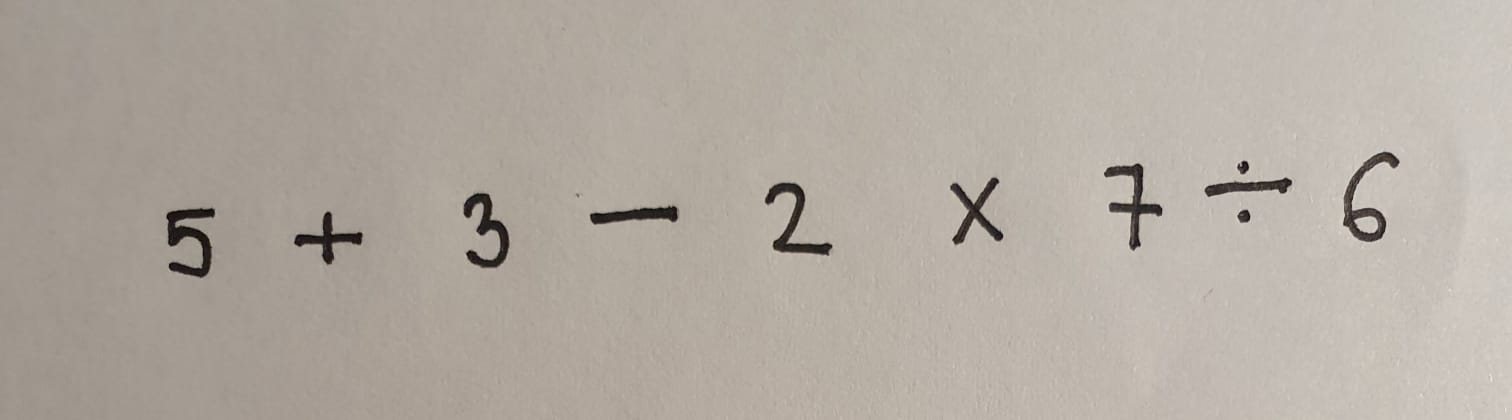
#> input picture examples/test.jpeg, 1512 x 420 px
$ python -i utils.py   (imports and definitions only)
#> lines starting #> are read from the running program, lines starting #| are printed output that depends on the picture; after the words box and inside, x2 and y2 are one past the last pixel; in counts of white or black regions, pixels touching at a corner belong together
from scipy import ndimage
import cv2 as cv
import numpy as np
import math

def getBestShift(img):
    cy, cx = ndimage.measurements.center_of_mass(img)

    rows, cols = img.shape
    shiftx = np.round(cols / 2.0 - cx).astype(int)
    shifty = np.round(rows / 2.0 - cy).astype(int)

    return shiftx, shifty


def shift(img, sx, sy):
    rows, cols = img.shape
    M = np.float32([[1, 0, sx], [0, 1, sy]])
    shifted = cv.warpAffine(img, M, (cols, rows))
    return shifted


def prep_img(img):
    img = cv.resize(255 - img, (28, 28))
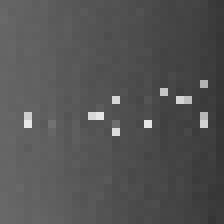
#> img: shape (28, 28) (shown 8 times larger); min 52, max 231, mean 83.2
    # better black and white version
    thresh, img = cv.threshold(img, 128, 255, cv.THRESH_BINARY | cv.THRESH_OTSU)
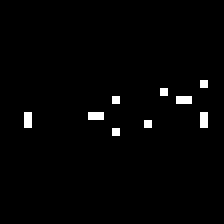
#> img: shape (28, 28) (shown 8 times larger); 1.7% white in thin lines or dots, all inside (x1, y1, x2, y2) = (3, 10, 26, 17)
#> thresh = 113

    while np.sum(img[0]) == 0:
        img = img[1:]
#> this loop made 10 passes
#> pass 1, in prep_img, `img = img[1:]`:
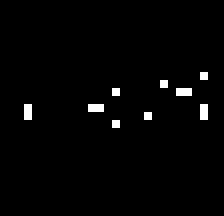
#> img: shape (27, 28) (shown 8 times larger); 1.7% white in thin lines or dots, all inside (x1, y1, x2, y2) = (3, 9, 26, 16)
#> pass 2, in prep_img, `img = img[1:]`:
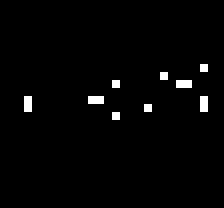
#> img: shape (26, 28) (shown 8 times larger); 1.8% white in thin lines or dots, all inside (x1, y1, x2, y2) = (3, 8, 26, 15)
#> pass 3, in prep_img, `img = img[1:]`:
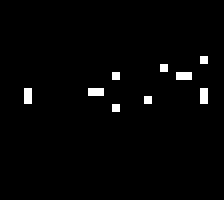
#> img: shape (25, 28) (shown 8 times larger); 1.9% white in thin lines or dots, all inside (x1, y1, x2, y2) = (3, 7, 26, 14)

    while np.sum(img[:, 0]) == 0:
        img = np.delete(img, 0, 1)
#> this loop made 3 passes

    while np.sum(img[-1]) == 0:
        img = img[:-1]
#> this loop made 11 passes

    while np.sum(img[:, -1]) == 0:
        img = np.delete(img, -1, 1)
#> this loop made 2 passes

    rows, cols = img.shape
#> rows = 7; cols = 23

    if rows > cols:
        factor = 20.0 / rows
        rows = 20
        cols = int(round(cols * factor))
        # first cols than rows
        img = cv.resize(img, (cols, rows))
    else:
        factor = 20.0 / cols
#> factor = 0.87
        cols = 20
        rows = int(round(rows * factor))
#> rows = 6
        # first cols than rows
        img = cv.resize(img, (cols, rows))

    cols_padding = (int(math.ceil((28 - cols) / 2.0)), int(math.floor((28 - cols) / 2.0)))
    rows_padding = (int(math.ceil((28 - rows) / 2.0)), int(math.floor((28 - rows) / 2.0)))
#> rows_padding = (11, 11)
    img = np.lib.pad(img, (rows_padding, cols_padding), 'constant')
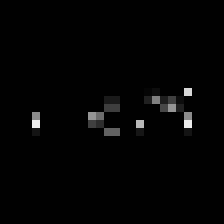
#> img: shape (28, 28) (shown 8 times larger); min 0, max 236, mean 3.2

    shiftx, shifty = getBestShift(img)
#> in getBestShift, `cy, cx = ndimage.measurements.center_of_mass(img)`: cy = 13.82; cx = 15.75
#> in getBestShift, `shiftx = np.round(cols / 2.0 - cx).astype(int)`: shiftx = -2
#> in getBestShift, `shifty = np.round(rows / 2.0 - cy).astype(int)`: shifty = 0
#> shiftx = -2; shifty = 0
    img = shift(img, shiftx, shifty)
#> in shift, `M = np.float32([[1, 0, sx], [0, 1, sy]])`: M = [[1, 0, -2], [0, 1, 0]]
#> in shift, `shifted = cv.warpAffine(img, M, (cols, rows))`:
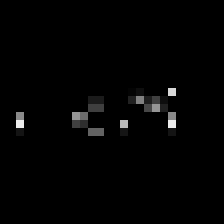
#> shifted: shape (28, 28) (shown 8 times larger); min 0, max 236, mean 3.2
    return img

>>> import cv2
>>> picture = cv2.imread('examples/test.jpeg', cv2.IMREAD_GRAYSCALE)
>>> result = prep_img(picture)
